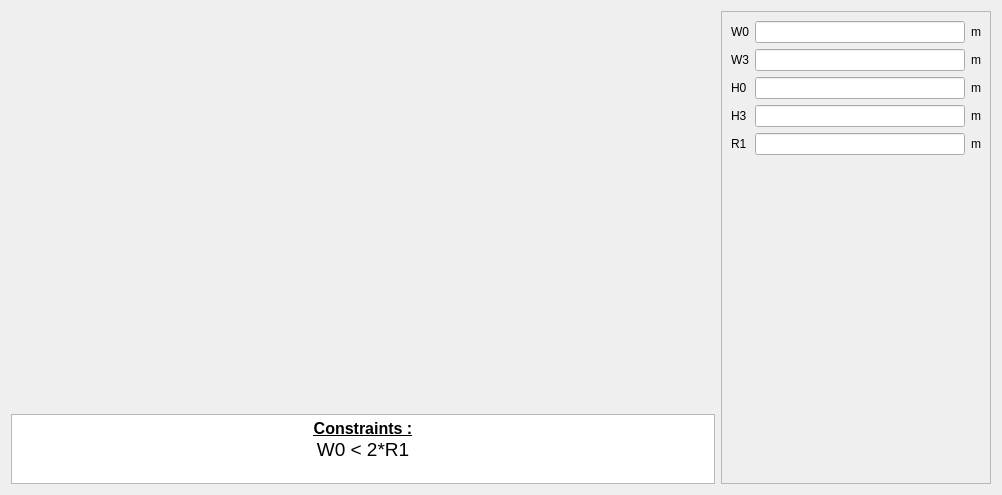
<?xml version="1.0" encoding="UTF-8"?>
<ui version="4.0">
 <class>PWSlot28</class>
 <widget class="QWidget" name="PWSlot28">
  <property name="geometry">
   <rect>
    <x>0</x>
    <y>0</y>
    <width>1002</width>
    <height>495</height>
   </rect>
  </property>
  <property name="minimumSize">
   <size>
    <width>630</width>
    <height>470</height>
   </size>
  </property>
  <property name="maximumSize">
   <size>
    <width>16777215</width>
    <height>16777215</height>
   </size>
  </property>
  <property name="windowTitle">
   <string>Form</string>
  </property>
  <layout class="QHBoxLayout" name="horizontalLayout">
   <item>
    <layout class="QVBoxLayout" name="verticalLayout_2">
     <item>
      <widget class="QLabel" name="img_slot">
       <property name="sizePolicy">
        <sizepolicy hsizetype="Expanding" vsizetype="Expanding">
         <horstretch>0</horstretch>
         <verstretch>0</verstretch>
        </sizepolicy>
       </property>
       <property name="maximumSize">
        <size>
         <width>16777215</width>
         <height>16777215</height>
        </size>
       </property>
       <property name="text">
        <string/>
       </property>
       <property name="pixmap">
        <pixmap resource="../../../../Resources/pyleecan.qrc">:/images/images/MachineSetup/WSlot/SlotW28.png</pixmap>
       </property>
       <property name="scaledContents">
        <bool>false</bool>
       </property>
       <property name="alignment">
        <set>Qt::AlignCenter</set>
       </property>
      </widget>
     </item>
     <item>
      <widget class="QTextEdit" name="txt_constraint">
       <property name="sizePolicy">
        <sizepolicy hsizetype="Expanding" vsizetype="Fixed">
         <horstretch>0</horstretch>
         <verstretch>0</verstretch>
        </sizepolicy>
       </property>
       <property name="maximumSize">
        <size>
         <width>16777215</width>
         <height>70</height>
        </size>
       </property>
       <property name="verticalScrollBarPolicy">
        <enum>Qt::ScrollBarAlwaysOff</enum>
       </property>
       <property name="html">
        <string>&lt;!DOCTYPE HTML PUBLIC &quot;-//W3C//DTD HTML 4.0//EN&quot; &quot;http://www.w3.org/TR/REC-html40/strict.dtd&quot;&gt;
&lt;html&gt;&lt;head&gt;&lt;meta name=&quot;qrichtext&quot; content=&quot;1&quot; /&gt;&lt;style type=&quot;text/css&quot;&gt;
p, li { white-space: pre-wrap; }
&lt;/style&gt;&lt;/head&gt;&lt;body style=&quot; font-family:'MS Shell Dlg 2'; font-size:7.8pt; font-weight:400; font-style:normal;&quot;&gt;
&lt;p align=&quot;center&quot; style=&quot; margin-top:0px; margin-bottom:0px; margin-left:0px; margin-right:0px; -qt-block-indent:0; text-indent:0px;&quot;&gt;&lt;span style=&quot; font-size:12pt; font-weight:600; text-decoration: underline;&quot;&gt;Constraints :&lt;/span&gt;&lt;/p&gt;
&lt;p align=&quot;center&quot; style=&quot; margin-top:0px; margin-bottom:0px; margin-left:0px; margin-right:0px; -qt-block-indent:0; text-indent:0px;&quot;&gt;&lt;span style=&quot; font-size:14pt;&quot;&gt;W0 &amp;lt; 2*R1&lt;/span&gt;&lt;/p&gt;&lt;/body&gt;&lt;/html&gt;</string>
       </property>
       <property name="textInteractionFlags">
        <set>Qt::TextSelectableByKeyboard|Qt::TextSelectableByMouse</set>
       </property>
      </widget>
     </item>
    </layout>
   </item>
   <item>
    <widget class="QScrollArea" name="scrollArea">
     <property name="minimumSize">
      <size>
       <width>270</width>
       <height>0</height>
      </size>
     </property>
     <property name="maximumSize">
      <size>
       <width>270</width>
       <height>16777215</height>
      </size>
     </property>
     <property name="widgetResizable">
      <bool>true</bool>
     </property>
     <widget class="QWidget" name="scrollAreaWidgetContents">
      <property name="geometry">
       <rect>
        <x>0</x>
        <y>0</y>
        <width>268</width>
        <height>471</height>
       </rect>
      </property>
      <layout class="QVBoxLayout" name="verticalLayout">
       <item>
        <layout class="QGridLayout" name="gridLayout">
         <item row="4" column="0">
          <widget class="QLabel" name="in_R1">
           <property name="text">
            <string>R1</string>
           </property>
          </widget>
         </item>
         <item row="4" column="1">
          <widget class="FloatEdit" name="lf_R1"/>
         </item>
         <item row="4" column="2">
          <widget class="QLabel" name="unit_R1">
           <property name="text">
            <string>m</string>
           </property>
          </widget>
         </item>
         <item row="3" column="2">
          <widget class="QLabel" name="unit_H3">
           <property name="text">
            <string>m</string>
           </property>
          </widget>
         </item>
         <item row="3" column="1">
          <widget class="FloatEdit" name="lf_H3"/>
         </item>
         <item row="3" column="0">
          <widget class="QLabel" name="in_H3">
           <property name="text">
            <string>H3</string>
           </property>
          </widget>
         </item>
         <item row="2" column="2">
          <widget class="QLabel" name="unit_H0">
           <property name="text">
            <string>m</string>
           </property>
          </widget>
         </item>
         <item row="2" column="1">
          <widget class="FloatEdit" name="lf_H0"/>
         </item>
         <item row="0" column="2">
          <widget class="QLabel" name="unit_W0">
           <property name="text">
            <string>m</string>
           </property>
          </widget>
         </item>
         <item row="0" column="1">
          <widget class="FloatEdit" name="lf_W0"/>
         </item>
         <item row="2" column="0">
          <widget class="QLabel" name="in_H0">
           <property name="text">
            <string>H0</string>
           </property>
          </widget>
         </item>
         <item row="0" column="0">
          <widget class="QLabel" name="in_W0">
           <property name="text">
            <string>W0</string>
           </property>
          </widget>
         </item>
         <item row="1" column="1">
          <widget class="FloatEdit" name="lf_W3"/>
         </item>
         <item row="1" column="2">
          <widget class="QLabel" name="unit_W3">
           <property name="text">
            <string>m</string>
           </property>
          </widget>
         </item>
         <item row="1" column="0">
          <widget class="QLabel" name="in_W3">
           <property name="text">
            <string>W3</string>
           </property>
          </widget>
         </item>
        </layout>
       </item>
       <item>
        <spacer name="verticalSpacer">
         <property name="orientation">
          <enum>Qt::Vertical</enum>
         </property>
         <property name="sizeHint" stdset="0">
          <size>
           <width>20</width>
           <height>40</height>
          </size>
         </property>
        </spacer>
       </item>
       <item>
        <widget class="WWSlotOut" name="w_out" native="true"/>
       </item>
      </layout>
     </widget>
    </widget>
   </item>
  </layout>
 </widget>
 <customwidgets>
  <customwidget>
   <class>FloatEdit</class>
   <extends>QLineEdit</extends>
   <header>......GUI/Tools/FloatEdit.h</header>
  </customwidget>
  <customwidget>
   <class>WWSlotOut</class>
   <extends>QWidget</extends>
   <header>......GUI.Dialog.DMachineSetup.SWSlot.WWSlotOut.WWSlotOut.h</header>
   <container>1</container>
  </customwidget>
 </customwidgets>
 <tabstops>
  <tabstop>lf_W0</tabstop>
  <tabstop>lf_W3</tabstop>
  <tabstop>lf_H0</tabstop>
  <tabstop>lf_H3</tabstop>
  <tabstop>lf_R1</tabstop>
  <tabstop>txt_constraint</tabstop>
 </tabstops>
 <resources>
  <include location="../../../../Resources/pyleecan.qrc"/>
 </resources>
 <connections/>
</ui>
